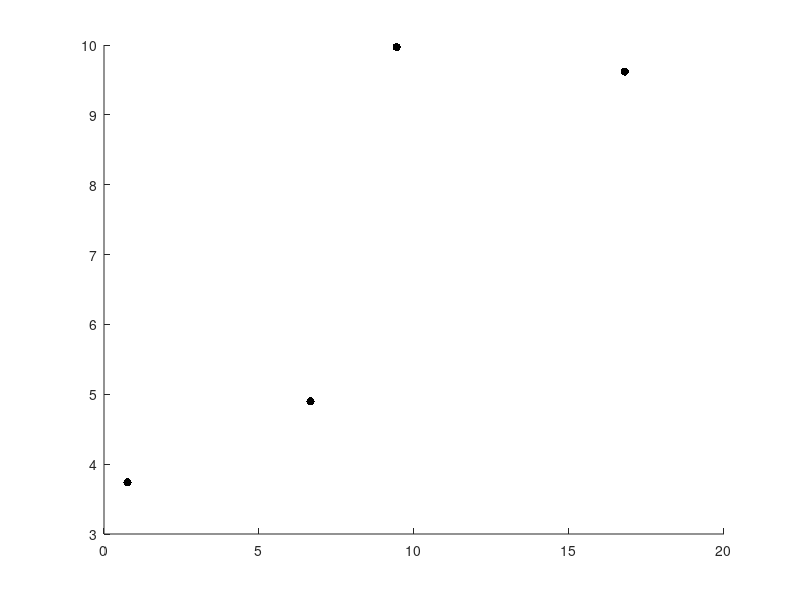

This chart was generated by the following MATLAB code: (Note: this script raises an error after producing the figure.)
x = [0.76, 6.66, 9.44, 16.8];
y = [3.74, 4.90, 9.97, 9.62];
cubic_spline = spline(x,y);
coefs = cubic_spline.coefs;

xi = 7; 

%location spline
loc = 1;
for i = 2:length(x)
    if x(i) > xi
        break;
    end
    loc = i;
end

x_prime = xi - x(loc);
first_derivative = 3*coefs(loc, 1)*x_prime^2 + 2*coefs(loc, 2)*x_prime + coefs(loc, 3);
second_derivative = 6*coefs(loc, 1)*x_prime + 2*coefs(loc, 2);

disp(first_derivative)
disp(second_derivative)

scatter(x, y, 'k', 'filled');
hold on; 
for i = 1:length(x)-1 
    X = x(i):0.01:x(i+1); 
    Y = spl.coefs(i, 1)*(X - x(i)).^3 + spl.coefs(i, 2)*(X - x(i)).^2 + spl.coefs(i, 3)*(X - x(i)) + spl.coefs(i, 4); 
    plot(X, Y, 'b'); 
end